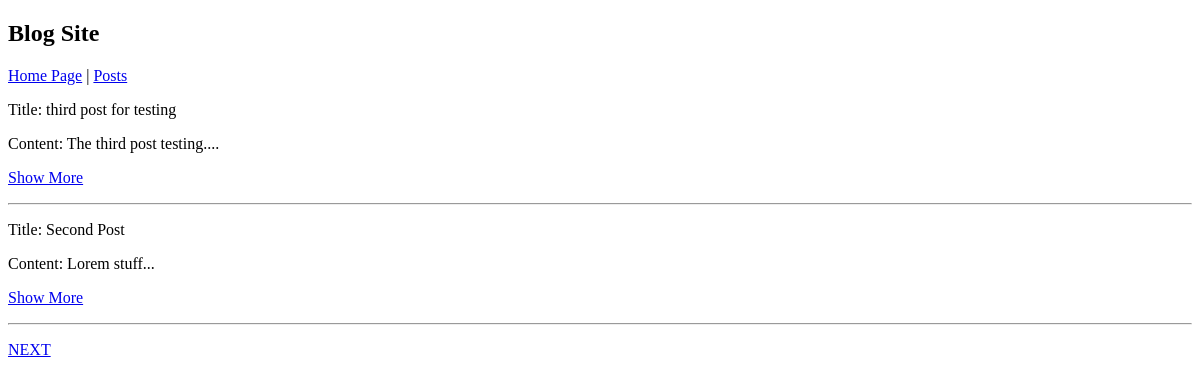
The app's page /posts/, older data.
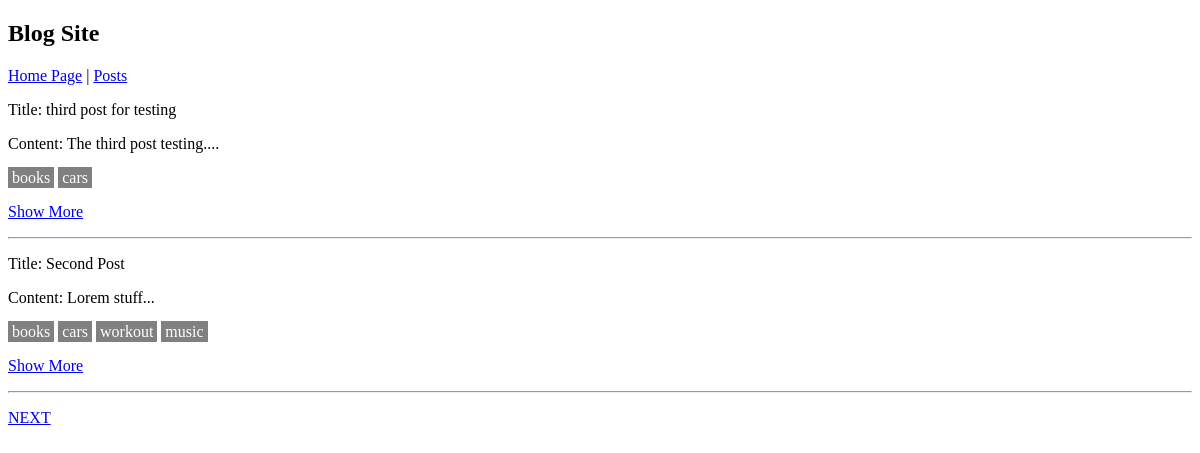
The same page, newer data.
### blog/models.py (models this page shows, shortened)
class Post(models.Model):
    title = models.CharField(max_length=200)
    slug = models.SlugField(max_length=200)
    author = models.ForeignKey(
        User, on_delete=models.CASCADE, related_name='posts')
    tag = models.ManyToManyField(Tag)
    updated_on = models.DateTimeField(auto_now=True)
    created_on = models.DateTimeField(auto_now_add=True)
    status = models.IntegerField(choices=STATUS, default=0)
    content = models.TextField()
    def get_details_url(self):
        return reverse('blog:detail-page', args=[str(self.slug)])

class Tag(models.Model):
    name = models.CharField(max_length=100)

### blog/views.py (the view)
# urls.py: path('posts/', ListPageView.as_view(), name='list-page'),
class ListPageView(generic.ListView):
    model = Post
    queryset = Post.objects.filter(status=1).order_by('-created_on')
    paginate_by = 2

### blog/templates/blog/post_list.html (shortened to what this page needs)
{% extends "base.html" %}
{% block content %}
  {% for post in object_list  %}
    <p>Title: {{ post.title }}</p>
    <p>Content: {{ post.content|truncatewords:9 }}</p>
    <p>
      {% for tag in post.tag.all %}
        <span style="background-color: grey; padding:2px 4px  ; color: #fff;">{{ tag.name }}</span>
      {% endfor %}
    </p>
    <p><span><a href="{{ post.get_details_url }}">Show More</a></span></p>
    <hr>
  {% empty %}
    <p>There are no posts to show</p>
  {% endfor %}
  {% if is_paginated %}
    {% if page_obj.has_next %}
      <p><a href="?page={{ page_obj.next_page_number }}" class="page-link"> NEXT</a></p>
    {% endif %}
{% endif %}
{% endblock content %}

### blog/templates/blog/base.html (shortened to what this page needs)
<!DOCTYPE html>
<html lang="en">
<head>
</head>
<body>
  <h2>Blog Site</h2>
  <p>
    <span><a href="{% url 'blog:home-page' %}">Home Page</a></span>
    <span> | </span>
    <span><a href="{% url 'blog:list-page' %}">Posts</a></span>
  </p>
  {% block content %}
  {% endblock content %}
</body>
</html>

Row changes from the older to the newer data that the page shows:
added Tag: name "books"
added Tag: name "cars"
added Tag: name "workout", shown under Post "Second Post"
added Tag: name "music", shown under Post "Second Post"
